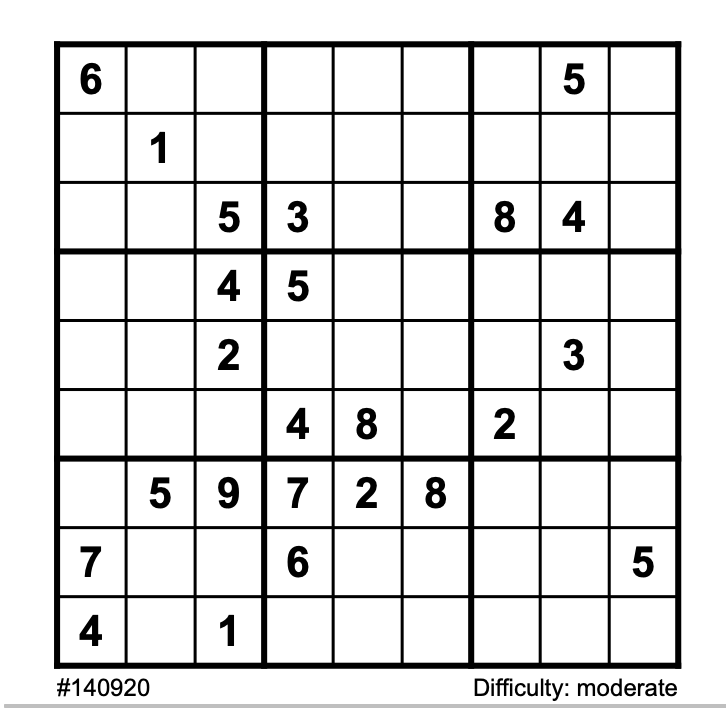
#> input picture Sudoku_Live/Sudoku_Project/resources/images/Sudoku4.png, 726 x 724 px
$ jupyter execute --allow-errors sudoku_tester.ipynb
#> lines starting #> are read from the running program, lines starting #| are printed output that depends on the picture; after the words box and inside, x2 and y2 are one past the last pixel; in counts of white or black regions, pixels touching at a corner belong together
[cell 1]
from sudoku import Sudoku
import numpy as np
import argparse
import cv2 as cv
from torch.nn.modules.activation import Softmax
import torch.nn.functional as F
import torch.nn as nn
import torch
from collections import OrderedDict
from skimage.segmentation import clear_border
from tensorflow.keras.preprocessing.image import img_to_array
from tensorflow.keras.models import load_model
import numpy as np
import argparse
import imutils
import cv2 as cv


# [6 lines of commented-out code are left out]

[cell 2]
# Hyperparameters for our network
input_size   = 784
hidden_sizes = [128, 64]
output_size  = 10

class Network(nn.Module):
    def __init__(self):
        super(Network, self).__init__()
        self.layer1 = nn.Sequential(
            nn.Conv2d(1, 32, kernel_size = 3, padding = 1),
            nn.ReLU(),
            nn.MaxPool2d(kernel_size = 2, stride = 2))
        self.layer2 = nn.Sequential(
            nn.Conv2d(32, 64, kernel_size = 3, padding = 1),
			nn.ReLU(),
			nn.MaxPool2d(kernel_size = 2, stride = 2))
        self.dropout1 = nn.Dropout(p = 0.25)
        self.dropout2 = nn.Dropout(p = 0.50)
        self.fc1 = nn.Sequential(
			nn.Linear(7*7*64, 64),
			nn.ReLU())
        self.fc2 = nn.Sequential(
			nn.Linear(64, 10),
			nn.ReLU())

    def forward(self, input):
        out = self.layer1(input)
        out = self.layer2(out)
        out = self.dropout1(out)
        out = out.reshape(out.shape[0], -1)
        out = self.fc1(out)
        out = self.dropout2(out)
        out = self.fc2(out)
        out = F.softmax(out, dim = 1)
        return out

#> (a cell that did not finish here is left out)

[cell 4]
from imutils.perspective import four_point_transform

[cell 5]
def preprocessImage(image, skip_dilation = False):
	preprocess = cv.cvtColor(image, cv.COLOR_BGR2GRAY)
	preprocess = cv.adaptiveThreshold(preprocess, 255, cv.ADAPTIVE_THRESH_GAUSSIAN_C, cv.THRESH_BINARY, 101, 2)

	if not skip_dilation:
		kernel = np.array([[0., 1., 0.], [1., 2., 1.], [0., 1., 0.]], dtype = np.uint8)
		preprocess = cv.dilate(preprocess, kernel)
	return preprocess

[cell 6]
def find_puzzle(image, debug=False):
    # convert the image to grayscale, blur it, and find edges
    # in the image
    gray = cv.cvtColor(image, cv.COLOR_BGR2GRAY)
    gray = cv.GaussianBlur(gray, (1, 1), 0)

    thresh = cv.adaptiveThreshold(gray, 255, cv.ADAPTIVE_THRESH_GAUSSIAN_C, cv.THRESH_BINARY, 11, 2)
    thresh = cv.bitwise_not(thresh)

    # if debug:
    #     cv.imshow("Puzzle Thresh", thresh)
    #     cv.waitKey(0)

    # finding countours in the image and sort by descending size
    cnts = cv.findContours(thresh.copy(), cv.RETR_EXTERNAL, cv.CHAIN_APPROX_SIMPLE)
    cnts = imutils.grab_contours(cnts)
    cnts = sorted(cnts, key=cv.contourArea, reverse=True)

    puzzleCnt = None

    for c in cnts:
        # approximate the contour
        peri = cv.arcLength(c, True)
        approx = cv.approxPolyDP(c, 0.02 * peri, True)

        # if our approximated contour has four points, then we
        # can assume that we have found our puzzle
        if len(approx) == 4:
            puzzleCnt = approx
            break

    if puzzleCnt is None:
        raise Exception("Could not find Sudoku puzzle.")


    # apply a four point perspective transform to both the original
	# image and grayscale image to obtain a top-down bird's eye view
	# of the puzzle
    puzzle = four_point_transform(image, puzzleCnt.reshape(4, 2))
    warped = four_point_transform(gray, puzzleCnt.reshape(4, 2))
	# check to see if we are visualizing the perspective transform
    if debug:
		# show the output warped image (again, for debugging purposes)
        cv.imshow("Puzzle Transform", warped)
        cv.waitKey(0)
	# return a 2-tuple of puzzle in both RGB and grayscale
    return (puzzle, warped)

[cell 7]
img = cv.imread("resources/images/Sudoku4.png")
#> img is the input picture: shape (724, 726, 3); min 0, max 255, mean 224.5
image = imutils.resize(img, width=600)
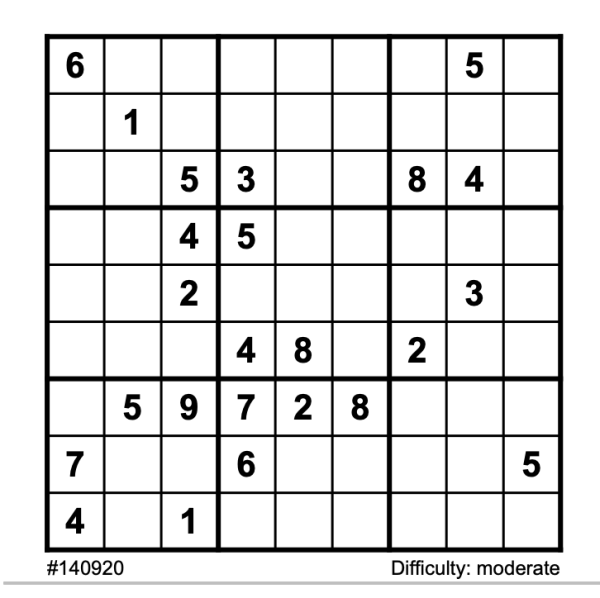
#> image: shape (598, 600, 3); min 0, max 255, mean 224.5

(puzzleImage, warped) = find_puzzle(image, debug=False)
#> in find_puzzle, `thresh = cv.adaptiveThreshold(gray, 255, cv.ADAPTIVE_THRESH_GAUSSIAN_C..`:
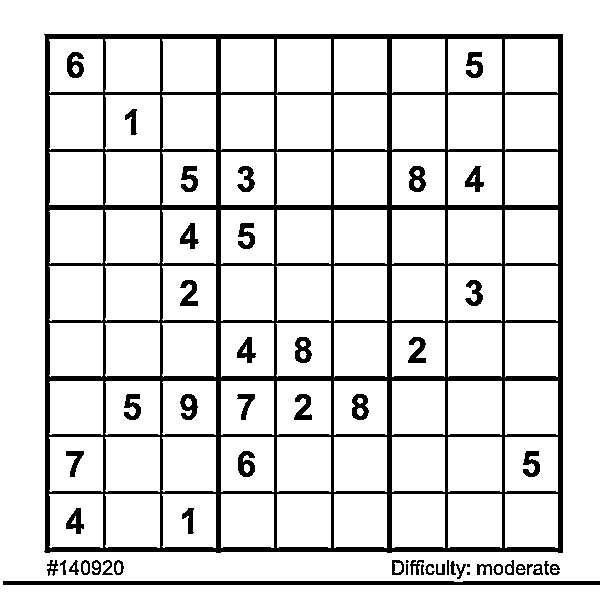
#> thresh: shape (598, 600); 86.7% white; 53 black regions (3 under 20 px), largest, box (x1, y1, x2, y2) and area: (44, 34, 563, 553) 37646, (3, 581, 600, 585) 2379, (295, 337, 312, 363) 291
#> in find_puzzle, `thresh = cv.bitwise_not(thresh)`: thresh: shape (598, 600); 13.3% white; 53 white regions (3 under 20 px)
#> in find_puzzle, `cnts = cv.findContours(thresh.copy(), cv.RETR_EXTERNAL, cv.CHAIN_APPRO..`: cnts = 29 contours, 7 with area under 20; largest, box (x1, y1, x2, y2) and area: (44, 34, 563, 553) 267310, (3, 581, 600, 585) 1779, (392, 560, 404, 575) 143, (114, 560, 124, 575) 103, (81, 560, 90, 575) 99
#> the loop in find_puzzle, `for c in cnts:` made 1 pass
#> (peri, puzzleCnt) on pass 1: (2074.7, [[44, 34], [44, 551], [562, 552], [562, 34]])
#> in find_puzzle, `puzzle = four_point_transform(image, puzzleCnt.reshape(4, 2))`:
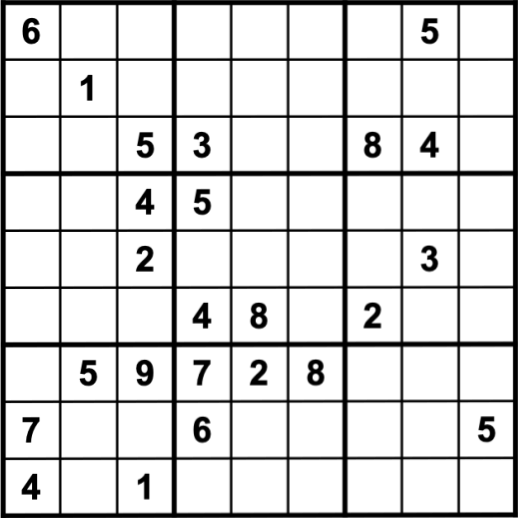
#> puzzle: shape (518, 518, 3); min 0, max 255, mean 216.3


# initialize our 9x9 Sudoku board
board = np.zeros((9, 9), dtype="int")
# a Sudoku puzzle is a 9x9 grid (81 individual cells), so we can
# infer the location of each cell by dividing the warped image
# into a 9x9 grid
stepX = warped.shape[1] // 9
#> stepX = 57
stepY = warped.shape[0] // 9
#> stepY = 57
# initialize a list to store the (x, y)-coordinates of each cell
# location
cellLocs = []
board_list = []

[cell 8]
def preProcessing(img):
    img = cv.cvtColor(img, cv.COLOR_BGR2GRAY)
    img = cv.equalizeHist(img)
    img = img/255
    return img

[cell 9]
def extract_digit(cell, debug=False):
	# apply automatic thresholding to the cell and then clear any
	# connected borders that touch the border of the cell
    thresh = cv.threshold(cell, 0, 255, cv.THRESH_BINARY_INV | cv.THRESH_OTSU)[1]
    thresh = clear_border(thresh)
	# check to see if we are visualizing the cell thresholding step
    if debug:
        cv.imshow("Cell Thresh", thresh)
        cv.waitKey(0)

    # find contours in the thresholded cell
    cnts = cv.findContours(thresh.copy(), cv.RETR_EXTERNAL, cv.CHAIN_APPROX_SIMPLE)
    cnts = imutils.grab_contours(cnts)
	# if no contours were found than this is an empty cell
    if len(cnts) == 0:
        return None
	# otherwise, find the largest contour in the cell and create a
	# mask for the contour
    c = max(cnts, key=cv.contourArea)
    mask = np.zeros(thresh.shape, dtype="uint8")
    cv.drawContours(mask, [c], -1, 255, -1)

    (h, w) = thresh.shape
    percentFilled = cv.countNonZero(mask) / float(w * h)
    if percentFilled < 0.03:
        return None

    digit = cv.bitwise_and(thresh, thresh, mask=mask)

    if debug:
        # show the digit extracted from the cell
        cv.imshow("Digit", digit)
        cv.waitKey(0)

    return digit

[cell 10]
# load the digit classifier from disk
print("[INFO] loading digit classifier...")
#> (the rest of this cell did not finish here and is left out)

[cell 11]
(puzzleImage, warped) = find_puzzle(image, debug=False)
#> the loop in find_puzzle (call 2), `for c in cnts:` made 1 pass

$ run again, with Sudoku_Live/Sudoku_Project/resources/images/Sudoku1.jpg saved as Sudoku_Live/Sudoku_Project/resources/images/Sudoku4.png
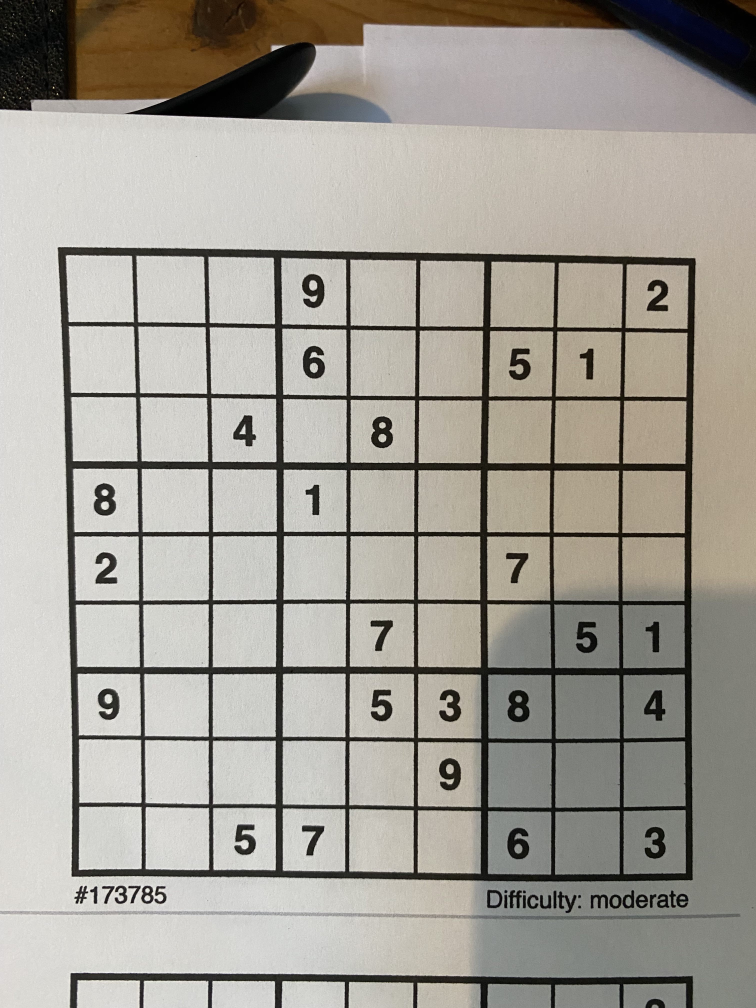
#> input picture Sudoku_Live/Sudoku_Project/resources/images/Sudoku1.jpg, 3024 x 4032 px (shown at 1/4 size)
#> img is the input picture: shape (4032, 3024, 3); mean B, G, R 149.7, 158, 162
#> in find_puzzle, `thresh = cv.adaptiveThreshold(gray, 255, cv.ADAPTIVE_THRESH_GAUSSIAN_C..`:
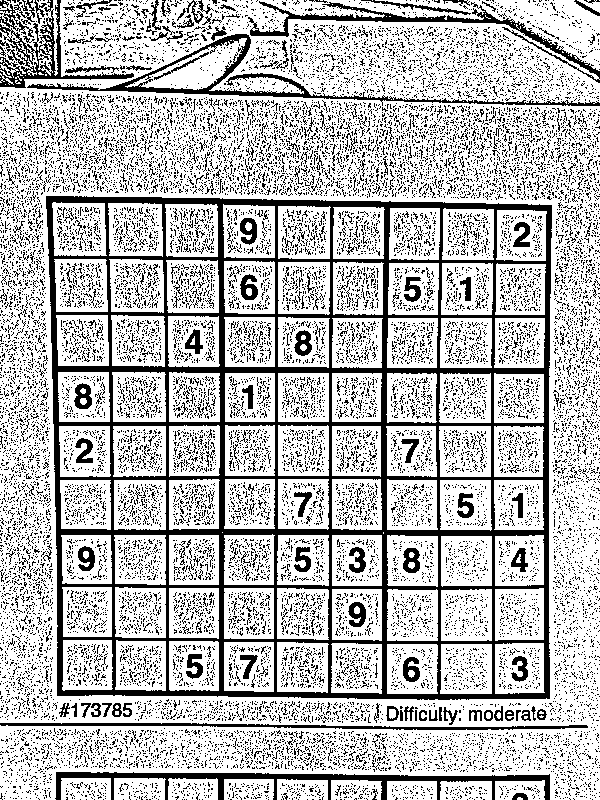
#> thresh: shape (800, 600); 73.3% white; 19851 black regions (19552 under 20 px), largest, box (x1, y1, x2, y2) and area: (46, 196, 552, 700) 40173, (55, 772, 550, 800) 3585, (27, 34, 600, 106) 3271
#> cnts = 11294 contours, 11247 with area under 20; largest, box (x1, y1, x2, y2) and area: (46, 196, 552, 700) 245846, (27, 34, 600, 106) 5074, (55, 772, 550, 800) 2890, (0, 0, 134, 88) 2620, (248, 1, 600, 83) 1954
#> the loop in find_puzzle, `for c in cnts:` made 1 pass
#> (peri, puzzleCnt) on pass 1: (2051.5, [[46, 196], [57, 695], [549, 698], [551, 205]])
#> the loop in find_puzzle (call 2), `for c in cnts:` made 1 pass

$ run again, with Sudoku_Live/Sudoku_Project/resources/images/Sudoku2.jpg saved as Sudoku_Live/Sudoku_Project/resources/images/Sudoku4.png
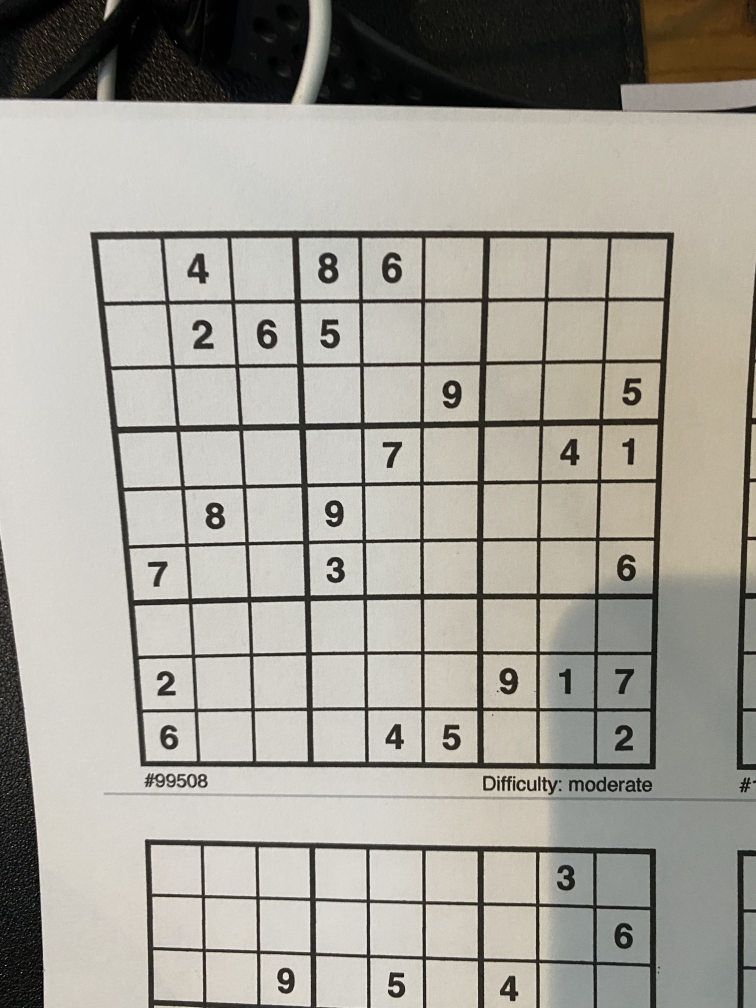
#> input picture Sudoku_Live/Sudoku_Project/resources/images/Sudoku2.jpg, 3024 x 4032 px (shown at 1/4 size)
#> img is the input picture: shape (4032, 3024, 3); mean B, G, R 151.1, 159.6, 162.5
#> in find_puzzle, `thresh = cv.adaptiveThreshold(gray, 255, cv.ADAPTIVE_THRESH_GAUSSIAN_C..`:
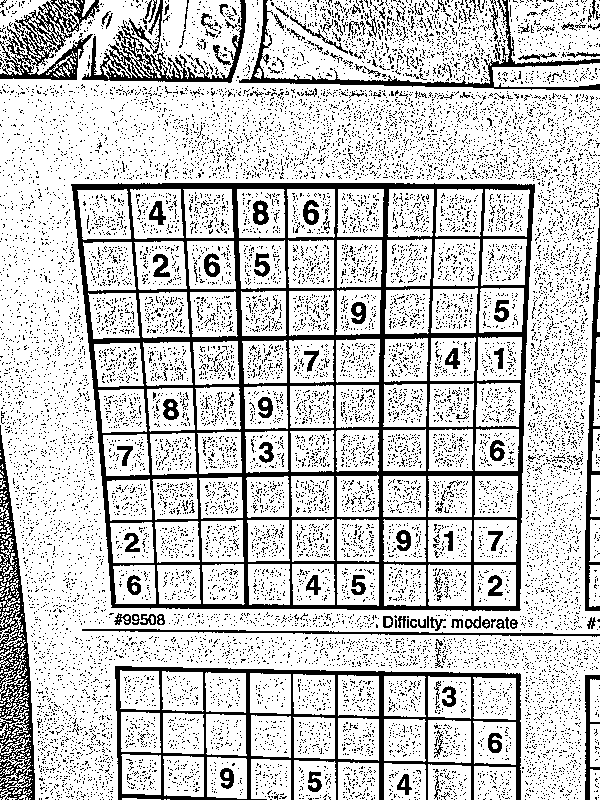
#> thresh: shape (800, 600); 78.6% white; 16337 black regions (16179 under 20 px), largest, box (x1, y1, x2, y2) and area: (71, 183, 535, 611) 30402, (115, 666, 521, 800) 8571, (0, 425, 35, 800) 4989
#> cnts = 9508 contours, 9464 with area under 20; largest, box (x1, y1, x2, y2) and area: (71, 183, 535, 611) 183312, (115, 666, 521, 800) 42459, (0, 425, 35, 800) 7017, (0, 0, 100, 80) 3727, (82, 0, 246, 83) 2812
#> the loop in find_puzzle, `for c in cnts:` made 1 pass
#> (peri, puzzleCnt) on pass 1: (1779.6, [[71, 184], [111, 607], [520, 609], [534, 184]])
#> the loop in find_puzzle (call 2), `for c in cnts:` made 1 pass
